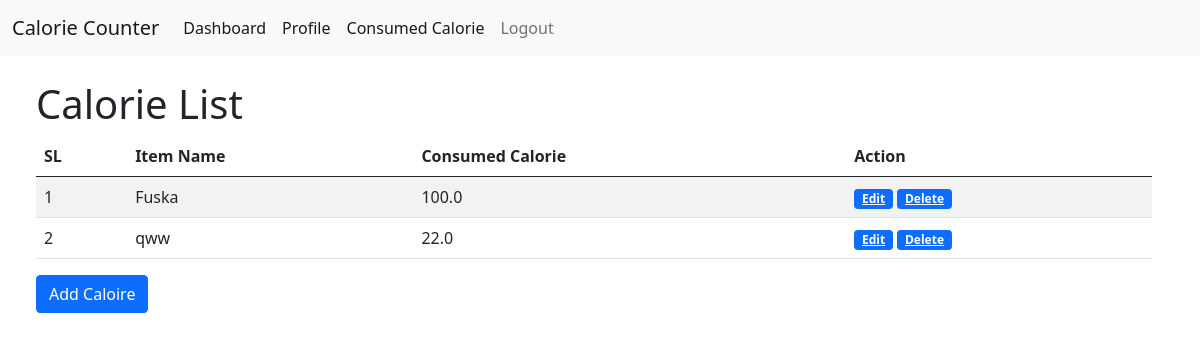
The page /consumed_calorie/ (signed in) on the database its author committed.
### Counter_app/models.py (models this page shows, shortened)
class ConsumedCalories(models.Model):
    item_name = models.CharField(max_length=200, null=True)
    calorie = models.FloatField(null=True)
    created_at = models.DateField(auto_now_add=True, null=True)
    consumed_by = models.ForeignKey(
        User,
        on_delete=models.CASCADE,
        null=True,
        related_name='user_calorie'
    )

### Counter_app/views.py (the view)
# urls.py: path('consumed_calorie/', consumed_calories, name='consumed_calories'),
def consumed_calories(request):
    consumed_data = ConsumedCalories.objects.filter(consumed_by = request.user)
    context = {
        'consumed_data': consumed_data
    }
    return render(request, 'calorie-list.html', context)

### Counter_app/templates/calorie-list.html (shortened to what this page needs)
{% extends "master/base.html" %}
{% block content %}
<h1>Calorie List</h1>
<table class="table table-striped">
  <thead>
    <tr>
      <th scope="col">SL</th>
      <th scope="col">Item Name</th>
      <th scope="col">Consumed Calorie</th>
      <th scope="col">Action</th>
    </tr>
  </thead>
  <tbody>
    {% for data in consumed_data %}
    <tr>
      <td>{{forloop.counter}}</td>
      <td>{{data.item_name}}</td>
      <td>{{data.calorie}}</td>
      <td>
        <a href="{% url 'edit_calorie' data.id %}"class="badge bg-primary">Edit</a>
        <a href="{% url 'delete_calorie' data.id %}"class="badge bg-primary">Delete</a>
      </td>
    </tr>
    {% endfor %}
  </tbody>
</table>
<a href="{% url 'add_calorie' %}" class="btn btn-primary">Add Caloire </a>
{% endblock content %}

### rows shown on the page
ConsumedCalories: item_name "Fuska", calorie "100.0"
ConsumedCalories: item_name "qww", calorie "22.0"
